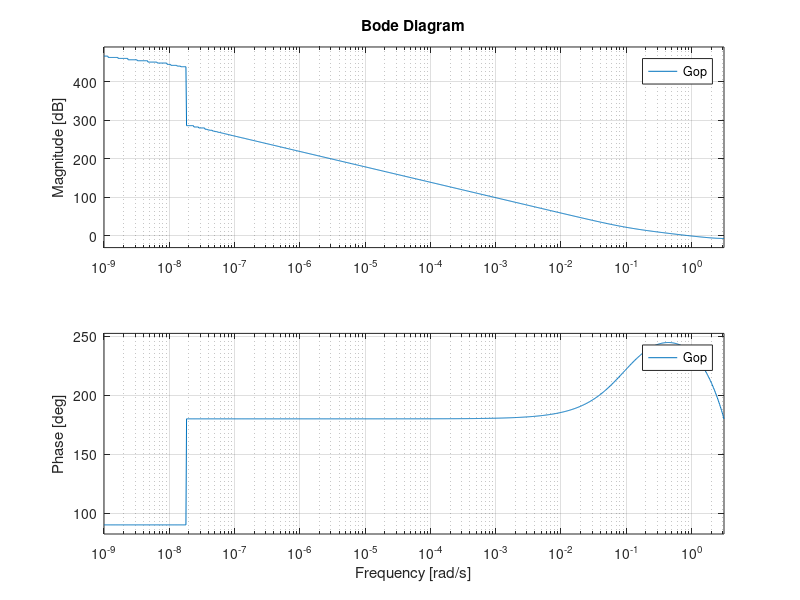

The MATLAB script that drew this image:
clc;
clear all;
close all;

num = [10 1];
den = [1 0 0];

Gsa = tf(num,den);

h = 1;
Hza = c2d(Gsa,h,'zoh');

Kp = 1/10.5;
Gzc = Kp;

Gop = Gzc * Hza;

figure
bode(Gop)

% figure
% nyquist(Gop)